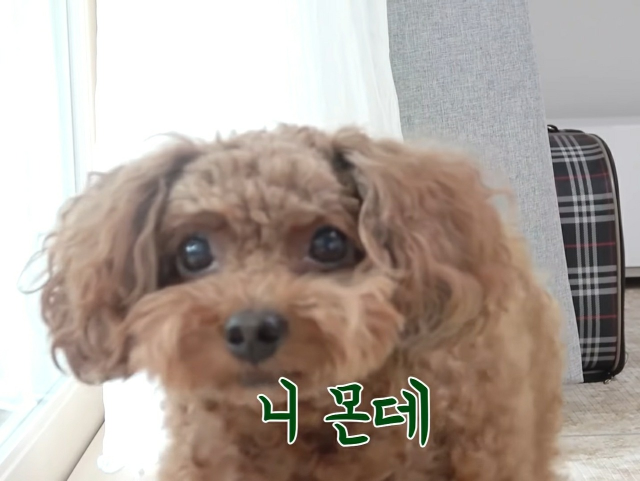
#> input picture python_opencv/images/ni.jpg, 1280 x 962 px, found by its file name (shown at 1/2 size)
$ python test_0416.py
#> lines starting #> are read from the running program, lines starting #| are printed output that depends on the picture; after the words box and inside, x2 and y2 are one past the last pixel; in counts of white or black regions, pixels touching at a corner belong together
import cv2
import numpy as np


img_src = cv2.imread("images/ni.jpg", cv2.IMREAD_COLOR)
#> img_src is the input picture: shape (962, 1280, 3); mean B, G, R 154.5, 163, 175.2

# org = cv2.resize(org, dsize=(0,0), fx=0.5, fy=0.5)
gray = cv2.cvtColor(img_src, cv2.COLOR_BGR2GRAY)  # ================  1 gray scale로 변환
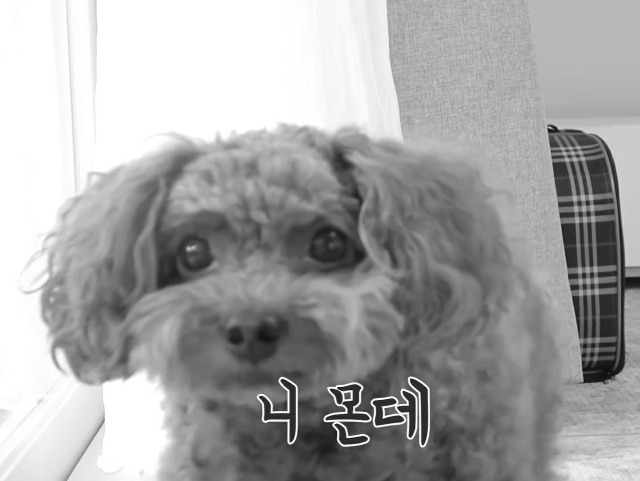
#> gray: shape (962, 1280) (shown at 1/2 size); min 7, max 255, mean 165.6

kernel = np.ones((10, 5), np.uint8)
kernel2 = np.ones((6, 15), np.uint8)
roi_list = []

morph = cv2.morphologyEx(gray, cv2.MORPH_GRADIENT, kernel)  # 2 ================ 경계선 찾기
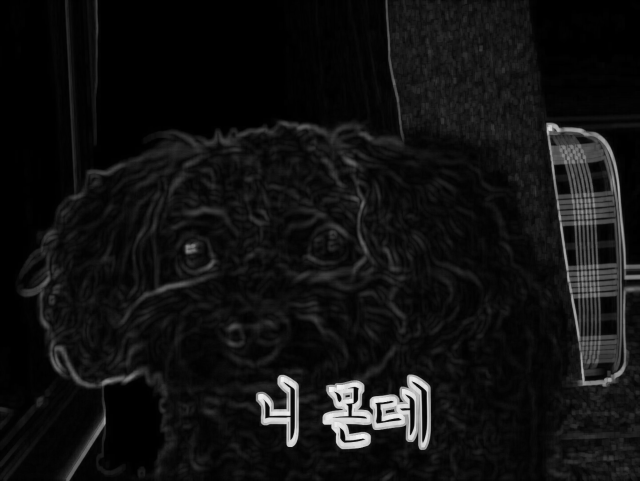
#> morph: shape (962, 1280) (shown at 1/2 size); min 0, max 242, mean 17.6

thr = cv2.adaptiveThreshold(morph, 255, cv2.ADAPTIVE_THRESH_MEAN_C,  cv2.THRESH_BINARY_INV, 3, 30)  # 3 ================ 임계처리
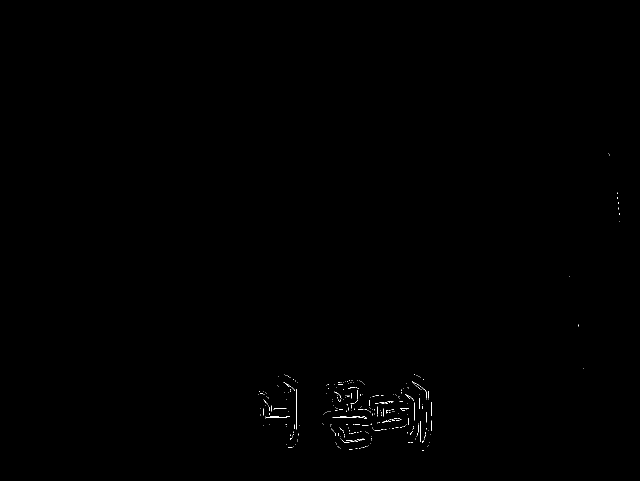
#> thr: shape (962, 1280) (shown at 1/2 size); 0.13% white in thin lines or dots, all inside (x1, y1, x2, y2) = (517, 306, 1240, 901)

morph2 = cv2.morphologyEx(thr, cv2.MORPH_CLOSE, kernel2)  # 4 ================ 뭉게기
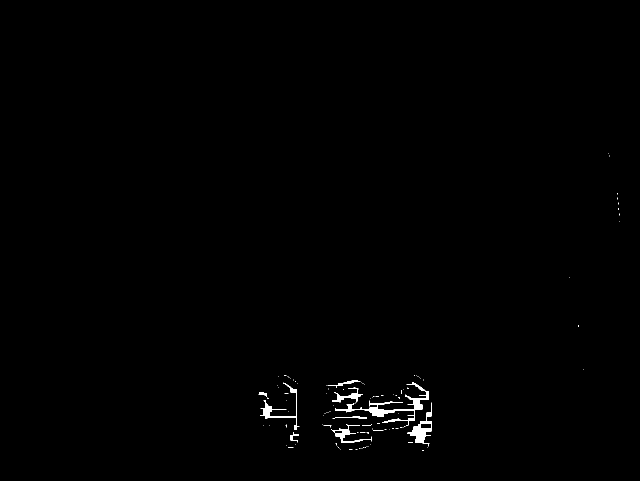
#> morph2: shape (962, 1280) (shown at 1/2 size); 0.48% white; 109 white regions (97 under 20 px)

contours, _ = cv2.findContours(morph2, cv2.RETR_EXTERNAL, cv2.CHAIN_APPROX_SIMPLE)  # 5 ================ 특징점 찾기
#> contours = 109 contours, 100 with area under 20; largest, box (x1, y1, x2, y2) and area: (670, 764, 858, 851) 1509, (815, 805, 863, 893) 1125, (521, 765, 599, 860) 568, (662, 849, 743, 886) 396, (664, 775, 726, 807) 382

org2 = cv2.copyMakeBorder(img_src, 0, 0, 0, 0, cv2.BORDER_REPLICATE)
for cnt in contours:
    try:
        x, y, w, h = cv2.boundingRect(cnt)
        if w > 5 and 30 < h < 100:
            # print(w, h)
            roi = org2[y:y + h, x:x + w]
            # cv2.imshow('roi', roi)
            roi_list.append(roi)
            cv2.rectangle(img_src, (x, y), (x+w, y+h), (255, 0, 0), 2)

    except Exception as e:
        pass
#> this loop made 109 passes
#> (x, y, w, h) on passes 4, 8, 10, 13, 14, 15, 16, 17, 19, 22, 23, 25: (681, 898, 1, 1), (855, 894, 1, 1), (576, 894, 11, 2), (736, 892, 1, 1), (572, 890, 1, 1), (591, 889, 1, 1), (740, 888, 1, 1), (671, 886, 3, 5), (733, 865, 5, 3), (581, 864, 17, 21), (747, 860, 20, 2), (778, 858, 1, 1)
#> (cnt, x, y, w, h) on passes 1, 2, 3, 5, 6, 7: ([[844, 901], [847, 901]], 844, 901, 4, 1), ([[698, 899], [704, 899]], 698, 899, 7, 1), ([[711, 898], [714, 898]], 711, 898, 4, 1), ([[718, 897], [720, 897]], 718, 897, 3, 1), ([[723, 896], [724, 896]], 723, 896, 2, 1), ([[726, 895], [728, 895]], 726, 895, 3, 1)
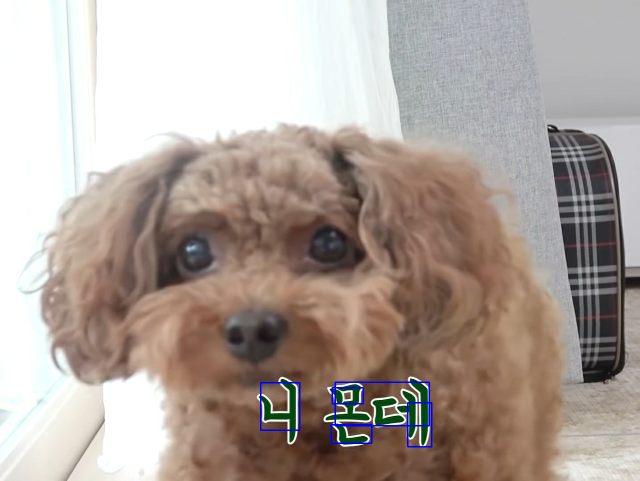
#> img_src: shape (962, 1280, 3) (shown at 1/2 size); 0.38% of pixels changed, all inside (x1, y1, x2, y2) = (520, 763, 865, 895)
#> after the loop, roi_list = 5 items

cnt = 0              # print all pieces
'''for r in roi_list:
    cnt += 1
    cv2.imshow(str(cnt), r)'''

cv2.imshow('img_src', img_src)
# cv2.imshow('roi_list', roi_list)
cv2.imshow('gray', gray)
cv2.imshow('morph', morph)
cv2.imshow('morph2', morph2)
cv2.imshow('thr', thr)
cv2.waitKey()
cv2.destroyAllWindows()
